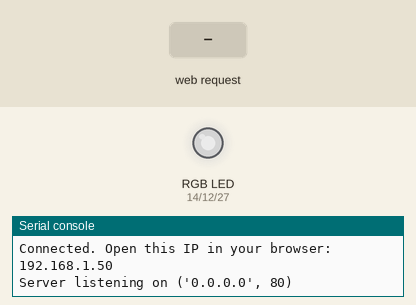
Recording of a program running on a simulated ESP32 board running MicroPython. On the bench: an RGB LED mixed from three pins (HIGH = lit), the last lines printed to the serial console. The inputs (shaded band) are chosen by the test bench. Dim RGB values are drawn brighter than linear; WiFi joins after 1.5 s.

Above: at 2.7 s.
2.8 s: HTTP request GET /? received
At 4.0 s:
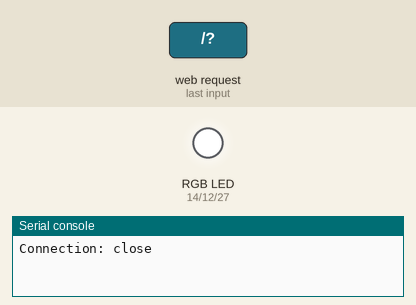
4.3 s: HTTP request GET / received
Timing chart, 0 to 7.3 s (numbered marks = the images above; inputs shaded):
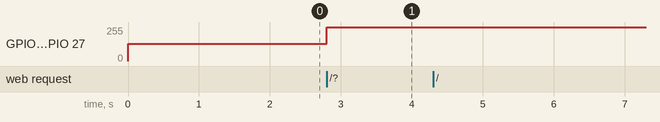

Measured:
- after the input at 2.8 s, GPIO 12 (green_pwm), GPIO 14 (red_pwm), GPIO 27 (blue_pwm): 128/255 → 255/255 at once

The program:

RGBFromWebpage.py
```python
import network
import socket
from machine import Pin, PWM
try:
    from ure import unquote  # Some MicroPython builds have this
except ImportError:
    import ubinascii
    def unquote(s):
        res = s.replace('+', ' ')
        parts = res.split('%')
        out = parts[0]
        for part in parts[1:]:
            if len(part) >= 2:
                hex_val = part[:2]
                rest = part[2:]
                out += chr(int(hex_val, 16)) + rest
            else:
                out += '%' + part
        return out


# === Pins for common anode RGB LED ===
red_pwm = PWM(Pin(14), freq=1000)
green_pwm = PWM(Pin(12), freq=1000)
blue_pwm = PWM(Pin(27), freq=1000)

# === Initial brightness (0-1023, but inverted for common anode) ===
brightness = {'red': 1023, 'green': 1023, 'blue': 1023}

# === Update LED brightness ===
def update_pwm():
    red_pwm.duty(brightness['red'])
    green_pwm.duty(brightness['green'])
    blue_pwm.duty(brightness['blue'])

# === Wi-Fi connection ===
SSID = '801118'
PASSWORD = 'rsk366tfw'

station = network.WLAN(network.STA_IF)
station.active(True)
station.connect(SSID, PASSWORD)

while not station.isconnected():
    pass

ip = station.ifconfig()[0]
print("Connected. Open this IP in your browser:", ip)

# === Generate HTML page with sliders ===
def generate_html():
    html = """<!DOCTYPE html>
    <html>
    <head>
        <title>RGB LED PWM Control</title>
        <meta name="viewport" content="width=device-width, initial-scale=1">
        <style>
            body {{ font-family: sans-serif; text-align: center; }}
            input[type=range] {{ width: 80%%; }}
            label {{ display: block; margin-top: 20px; font-size: 20px; }}
        </style>
    </head>
    <body>
        <h2>ESP32 RGB LED Control</h2>
        <form action="/" method="get">
            <label>Red: {rval}</label>
            <input type="range" min="0" max="1023" name="red" value="{rval}" onchange="this.form.submit()">
            <label>Green: {gval}</label>
            <input type="range" min="0" max="1023" name="green" value="{gval}" onchange="this.form.submit()">
            <label>Blue: {bval}</label>
            <input type="range" min="0" max="1023" name="blue" value="{bval}" onchange="this.form.submit()">
        </form>
    </body>
    </html>
    """.format(rval=1023 - brightness['red'],
               gval=1023 - brightness['green'],
               bval=1023 - brightness['blue'])
    return html


# === Web server ===
addr = socket.getaddrinfo('0.0.0.0', 80)[0][-1]
server = socket.socket()
server.bind(addr)
server.listen(1)
print("Server listening on", addr)

while True:
    client, addr = server.accept()
    print("Client connected from", addr)
    request = client.recv(1024).decode()
    print("Request:", request)

    try:
        # === Parse GET parameters ===
        if "GET /?" in request:
            params = request.split('GET /?')[1].split(' ')[0]
            for pair in params.split('&'):
                if '=' in pair:
                    key, value = pair.split('=')
                    key = unquote(key)
                    value = int(unquote(value))
                    if key in brightness:
                        # Invert PWM value for common anode
                        brightness[key] = 1023 - min(max(value, 0), 1023)
                        print(f"{key} set to {value}")
        update_pwm()
    except Exception as e:
        print("Error parsing request:", e)

    response = generate_html()
    client.send('HTTP/1.1 200 OK\r\nContent-Type: text/html\r\n\r\n')
    client.sendall(response)
    client.close()
```
